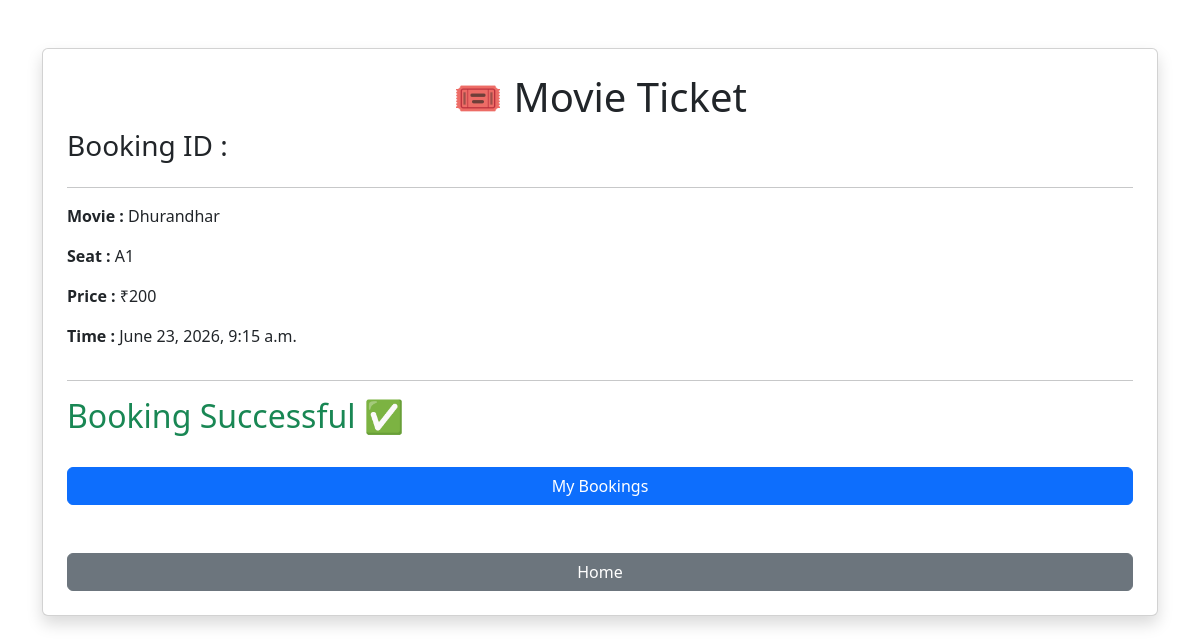
The app's page /book/22/ (signed in) with its own data.
### movies/models.py (models this page shows, shortened)
class Seat(models.Model):
    show = models.ForeignKey(Show, on_delete=models.CASCADE)
    seat_number = models.CharField(max_length=10)
    is_booked = models.BooleanField(default=False)

class Show(models.Model):
    movie = models.ForeignKey(Movie, on_delete=models.CASCADE)
    show_time = models.DateTimeField()
    price = models.IntegerField()

class Movie(models.Model):
    title = models.CharField(max_length=100)
    description = models.TextField()
    poster = models.ImageField(upload_to='posters/')
    release_date = models.DateField()

### movies/views.py (the view, shortened to what this page needs)
@login_required
def book_ticket(request, seat_id):
    seat = Seat.objects.get(id=seat_id)
    return render(
        request,
        'ticket.html',
        {
            'seat': seat
        }
    )

### movies/templates/ticket.html (shortened to what this page needs)
<!DOCTYPE html>
<html>
<head>
    <!DOCTYPE html>
    <html>
    <head>
        <link href="https://cdn.jsdelivr.net/npm/bootstrap@5.3.3/dist/css/bootstrap.min.css" rel="stylesheet">
    </head>
<body>
    <div class="container mt-5">
        <div class="card shadow p-4">
            <h1 class="text-center">
                🎟️ Movie Ticket
            </h1>
            <h3>
                Booking ID : {{ booking.booking_id }}
            </h3>
            <hr>
            <p>
                <strong>Movie :</strong>
                {{ seat.show.movie.title }}
            </p>
            <p>
                <strong>Seat :</strong>
                {{ seat.seat_number }}
            </p>
            <p>
                <strong>Price :</strong>
                ₹{{ seat.show.price }}
            </p>
            <p>
                <strong>Time :</strong>
                {{ seat.show.show_time }}
            </p>
            <hr>
            <h2 class="text-success">
                Booking Successful ✅
            </h2>
            <br>
            <a href="/my-bookings/" class="btn btn-primary">
                My Bookings
            </a>
            <br><br>
            <a href="/" class="btn btn-secondary">
                Home
            </a>
        </div>
    </div>
</body>
</html>

### records on screen
Seat: show.movie "Dhurandhar", seat_number "A1", show.price "200", show.show_time "June 23, 2026, 9:15 a.m."
